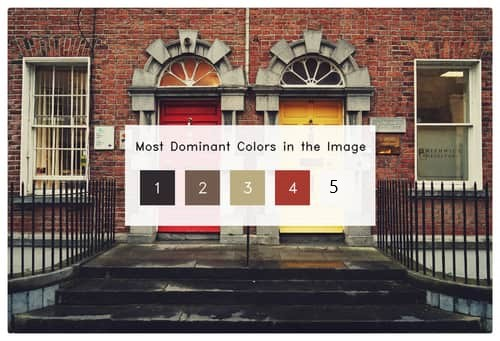
#> input picture Webp.net-resizeimage-1-1.jpg, 500 x 341 px; its folder holds only this picture in this run
$ python -i capture.py   (imports and definitions only)
#> lines starting #> are read from the running program, lines starting #| are printed output that depends on the picture
### function/dominant_color.py
import cv2
import numpy as np
import matplotlib.pyplot as plt
from sklearn.cluster import KMeans
import imutils
import warnings

warnings.filterwarnings("ignore")

def dominant_color(imagepath):
    clusters = 5 # try changing it

    img = cv2.imread(imagepath)
    org_img = img.copy()


    img = imutils.resize(img,height=200)

    flat_img = np.reshape(img,(-1,3))

    kmeans = KMeans(n_clusters=clusters,random_state=0)
    kmeans.fit(flat_img)

    dominant_colors = np.array(kmeans.cluster_centers_,dtype='uint')

    percentages = (np.unique(kmeans.labels_,return_counts=True)[1])/flat_img.shape[0]
    p_and_c = zip(percentages,dominant_colors)
    p_and_c = sorted(p_and_c,reverse=True)

    block = np.ones((50,50,3),dtype='uint')
    plt.figure(figsize=(12,8))
    for i in range(clusters):
        plt.subplot(1,clusters,i+1)
        block[:] = p_and_c[i][1][::-1] # we have done this to convert bgr(opencv) to rgb(matplotlib)
        plt.imshow(block)
        plt.xticks([])
        plt.yticks([])
        plt.xlabel(str(round(p_and_c[i][0]*100,2))+'%')
        plt.rcParams.update({'font.size': 25})

    plt.savefig('record/my_plot.png')

    bar = np.ones((50,500,3),dtype='uint')
    plt.figure(figsize=(12,8))
    plt.title('Proportions of colors in the image')
    start = 0
    i = 1
    for p,c in p_and_c:
        end = start+int(p*bar.shape[1])
        if i==clusters:
            bar[:,start:] = c[::-1]
        else:
            bar[:,start:end] = c[::-1]
        start = end
        i+=1

    plt.imshow(bar)
    plt.xticks([])
    plt.yticks([])
    plt.rcParams.update({'font.size': 25})
    plt.savefig('record/my_plot1.png')
    rows = 1000
    cols = int((org_img.shape[0]/org_img.shape[1])*rows)
    img = cv2.resize(org_img,dsize=(rows,cols),interpolation=cv2.INTER_LINEAR)

    copy = img.copy()
    cv2.rectangle(copy,(rows//2-250,cols//2-90),(rows//2+250,cols//2+110),(255,255,255),-1)

    final = cv2.addWeighted(img,0.1,copy,0.9,0)
    cv2.putText(final,'Most Dominant Colors in the Image',(rows//2-230,cols//2-40),cv2.FONT_HERSHEY_DUPLEX,0.8,(0,0,0),1,cv2.LINE_AA)


    start = rows//2-220
    for i in range(5):
        end = start+70
        final[cols//2:cols//2+70,start:end] = p_and_c[i][1]
        cv2.putText(final,str(i+1),(start+25,cols//2+45),cv2.FONT_HERSHEY_DUPLEX,1,(255,255,255),1,cv2.LINE_AA)
        start = end+20

    cv2.imwrite('record/output.png',final)

### capture.py
# Import required Libraries
import subprocess
from tkinter import *
from tkinter import filedialog
from PIL import Image, ImageTk
import cv2
import function.dominant_color as dominant_color

# Create an instance of TKinter Window or frame
# [1 line not run here, left out]

# Set the size of the window
# [1 line that did not run here, left out]
# [1 line that did not run here, left out]
#setting tkinter window size
# [5 lines not run here, left out]


# [1 line that did not run here, left out]
def back():
 cap.release()
 win.quit()
 win.destroy()
 subprocess.call(["python", "main.pyw"])
# [2 lines that did not run here, left out]
# [1 line not run here, left out]


def upload_file():
    global img,img1,img2,img3
    f_types = [('image Files', '*.jpg'),('image Files', '*.png')]
    filename = filedialog.askopenfilename(filetypes=f_types)
#> the answer given: Webp.net-resizeimage-1-1.jpg
    pixels_x=280
    pixels_y=210
    img_resized=Image.open(filename).resize((pixels_x, pixels_y))
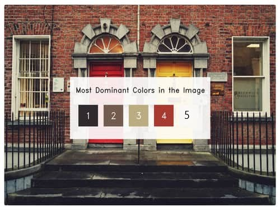
#> img_resized: PIL image 280x210 RGB; mean R, G, B 128.4, 112.8, 105.5
    dominant_color.dominant_color(filename)
#> after the loop in dominant_color, `for i in range(clusters):`:
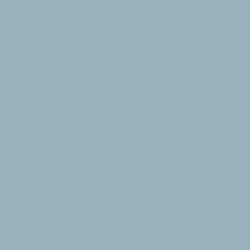
#> block: shape (50, 50, 3) uint64 (shown 5 times larger); mean of channels 0, 1, 2 186, 176, 154; drawn as B, G, R
#> in dominant_color, `plt.savefig('record/my_plot.png')`:
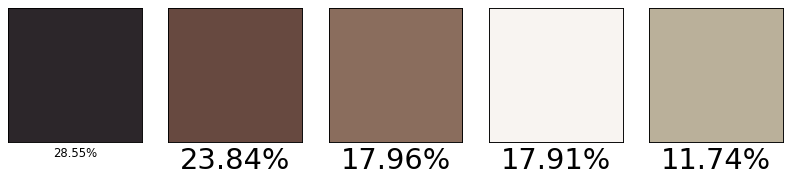
#> figure drawn by matplotlib, 5 panels
#> after the loop in dominant_color, `for p,c in p_and_c:`:
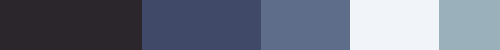
#> bar: shape (50, 500, 3) uint64; mean of channels 0, 1, 2 128.4, 112.5, 105.4; drawn as B, G, R
#> in dominant_color, `cv2.rectangle(copy,(rows//2-250,cols//2-90),(rows//2+250,cols//2+110),..`:
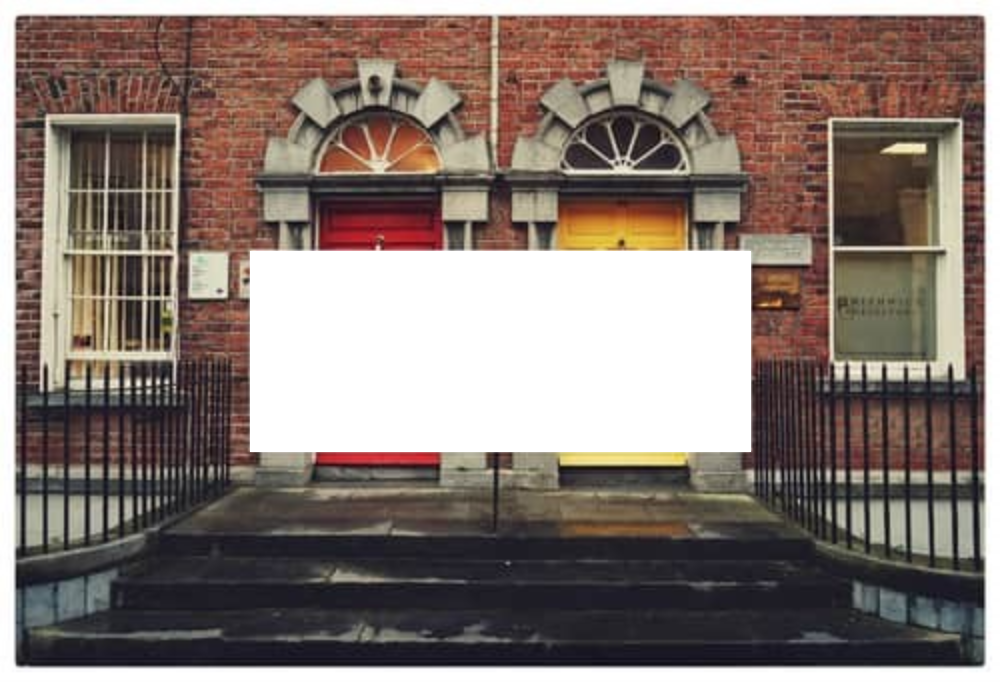
#> copy: shape (682, 1000, 3); mean B, G, R 113.4, 119.8, 133.8
#> in dominant_color, `cv2.putText(final,'Most Dominant Colors in the Image',(rows//2-230,col..`: final: shape (682, 1000, 3); mean B, G, R 112, 118.5, 132.6
#> after the loop in dominant_color, `for i in range(5):`:
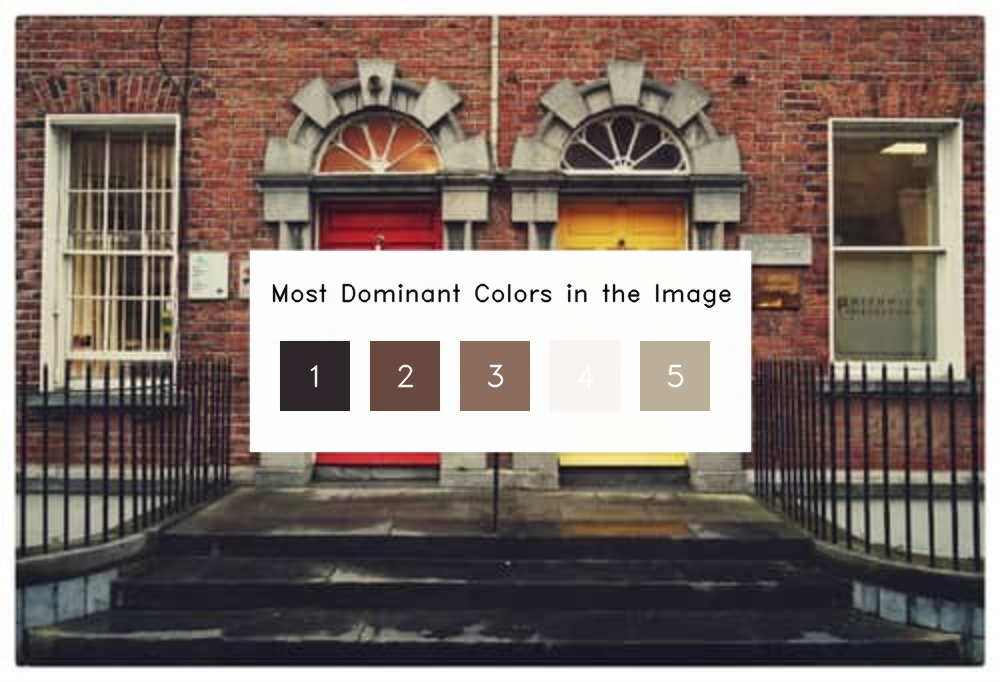
#> final: shape (682, 1000, 3); mean B, G, R 107.7, 114.5, 129.1
    img1=Image.open('record/output.png')
    img2=Image.open('record/my_plot.png')
    img3=Image.open('record/my_plot1.png')
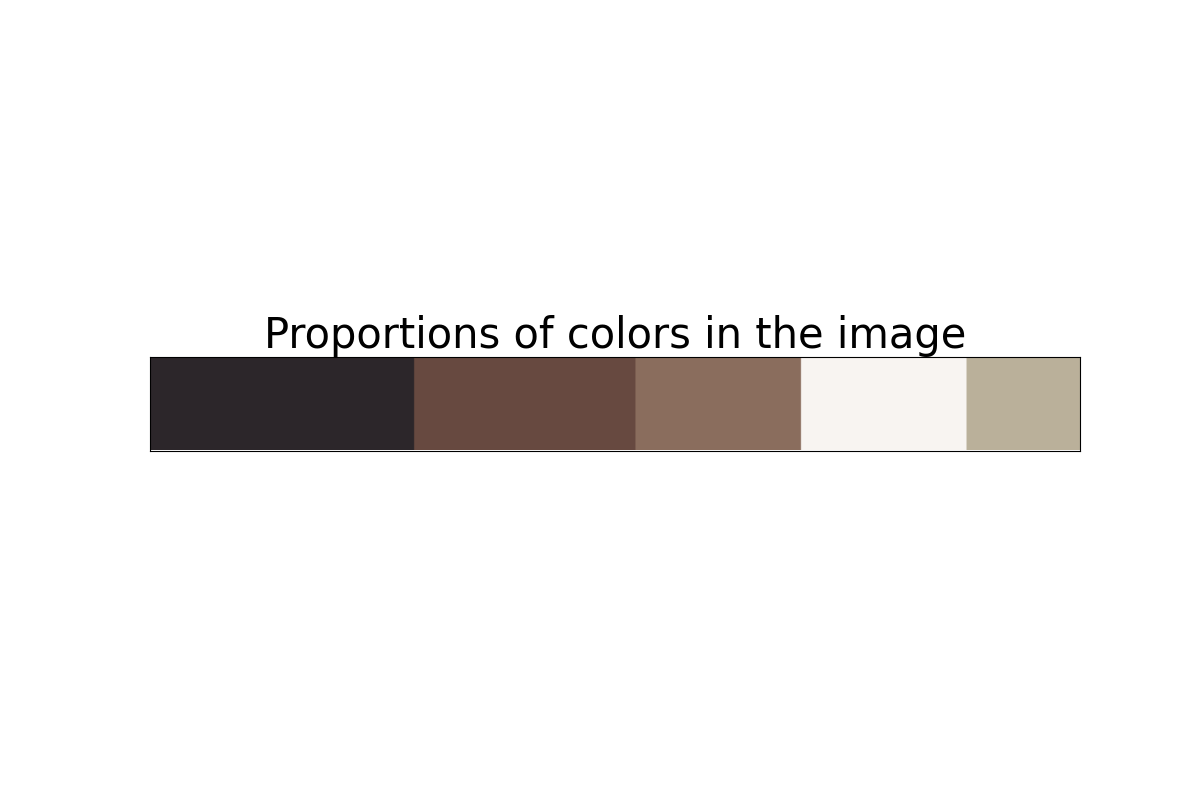
#> img3: PIL image 1200x800 RGBA; mean R, G, B, A 241.6, 240.2, 239.6, 255
    img = ImageTk.PhotoImage(img_resized)
    img1 = ImageTk.PhotoImage(img1.resize((pixels_x, pixels_y)))
    img2 = ImageTk.PhotoImage(img2.resize((pixels_x, pixels_y)))
    img3 = ImageTk.PhotoImage(img3.resize((pixels_x, pixels_y)))
#> (the run stopped early here; a loop or call above may not have finished)
